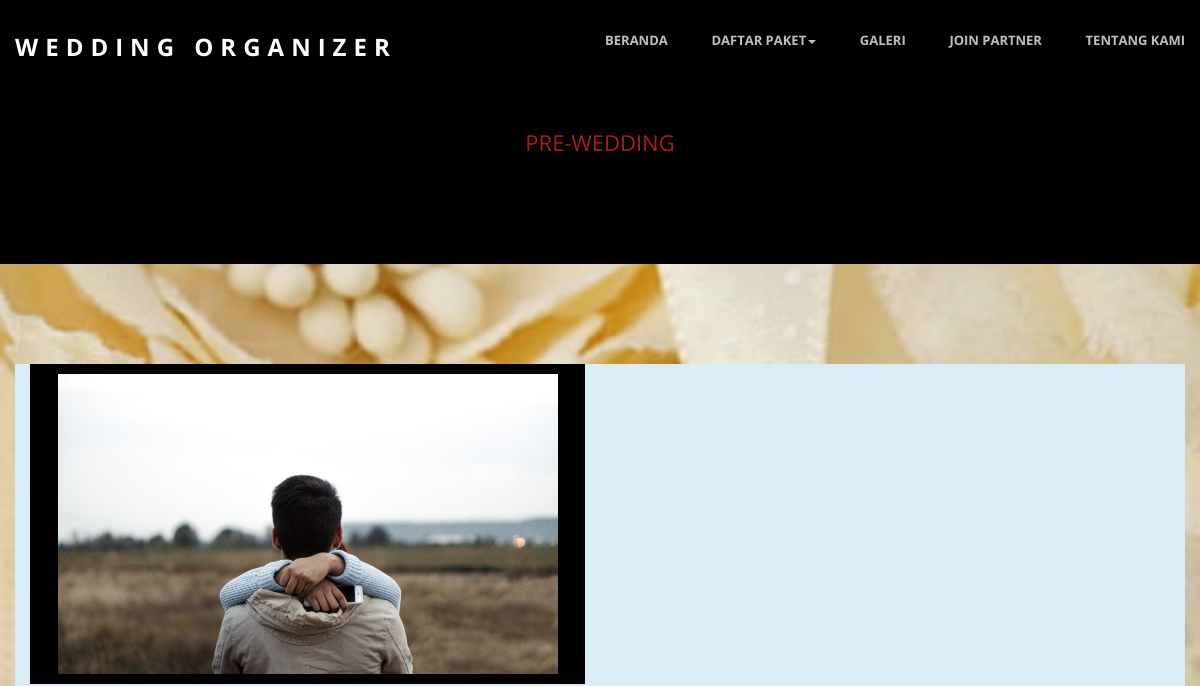
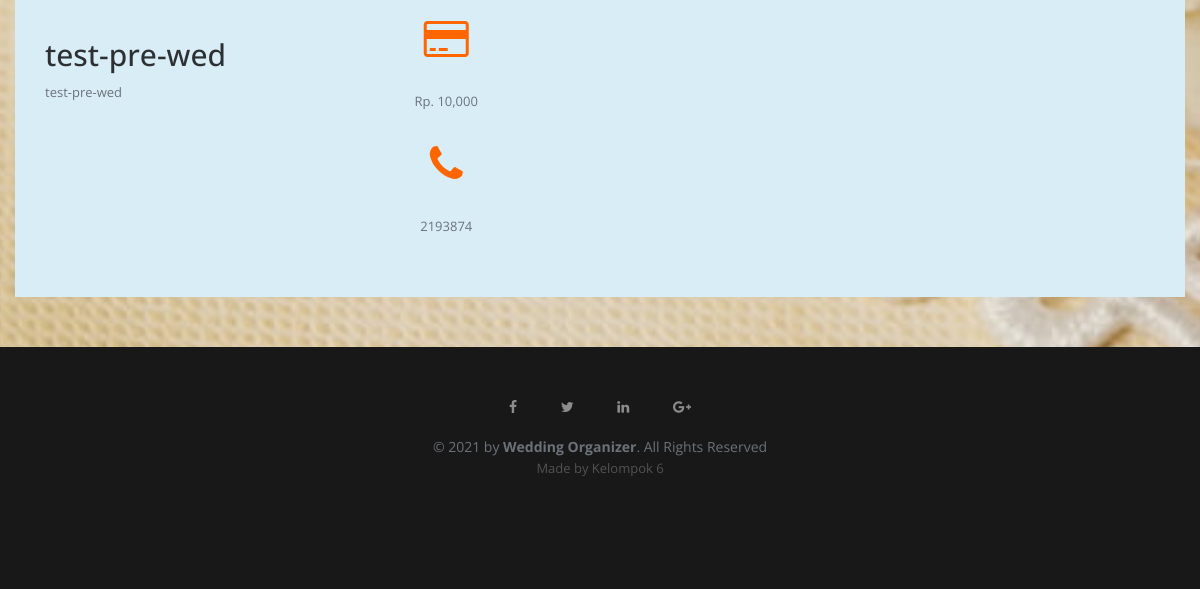
The page /wedding.php on the database as committed earlier (2 pictures, top to bottom).
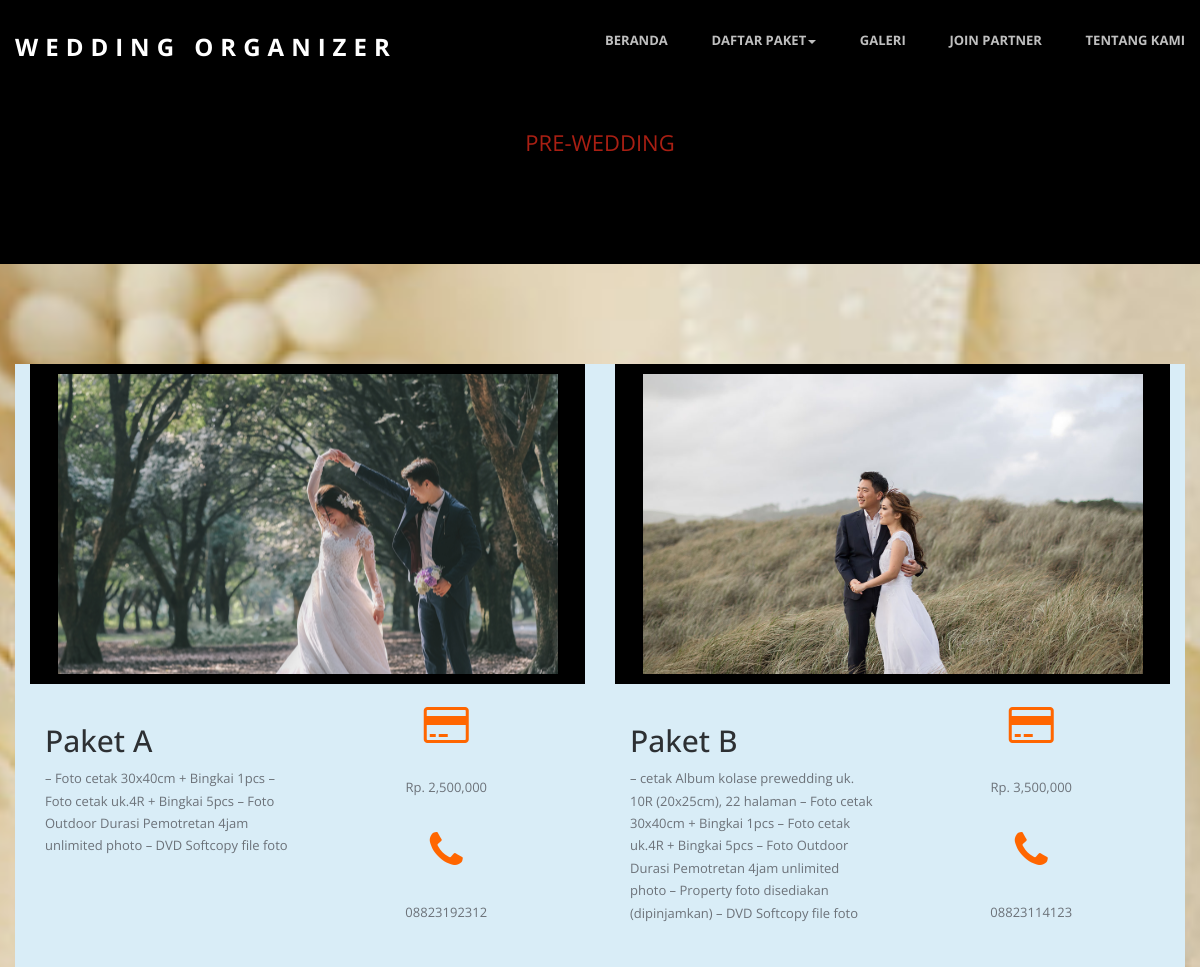
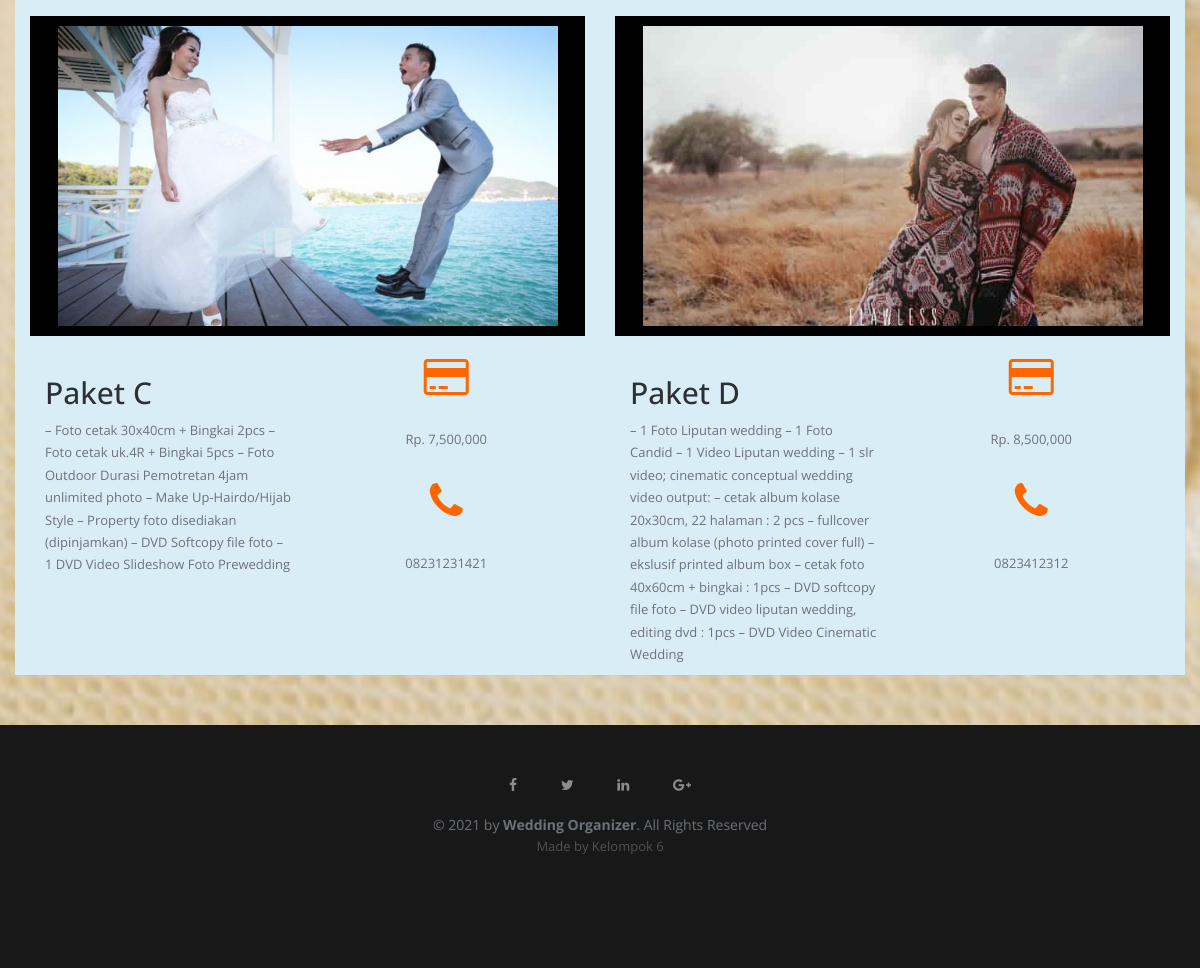
The same page on the database as committed later (2 pictures, top to bottom).
### tables this page shows
CREATE TABLE `wedding` (
  `id_wed` int(3) NOT NULL,
  `nama_wed` varchar(50) NOT NULL,
  `harga_wed` varchar(15) NOT NULL,
  `telp_wed` varchar(12) NOT NULL,
  `keterangan_wed` text NOT NULL,
  `foto_wed` text NOT NULL
);

### wedding.php (the view, shortened to what this page needs)
<?php
require_once "core/init.php";
require_once "view/header.php";
?>
<section id="intro" class="section intro">
	<div class="container">
		<div class="col-md-8 col-md-offset-2 text-center">
			<br>
			<h6>PRE-WEDDING</h6>
		</div>
	</div>
</section>
<section id="services" class="services service-section">
	<div class="container">
		<div class="row bg-info">
			<?php $ambil = mysqli_query($link, "SELECT * FROM wedding"); ?>
			<?php while ($perwedding = mysqli_fetch_assoc($ambil)) { ?>
				<div class="col-md-6">
					<section id="testimonials" class="section testimonials no-padding">
						<div class="container-fluid">
							<div class="row no-gutter">
								<div class="flexslider">
									<ul>
										<li>
											<img src="images/<?= $perwedding['foto_wed'] ?>">
										</li>
									</ul>
								</div>
							</div>
						</div>
					</section><br>
					<div class="col-md-6">
						<h2><?= $perwedding['nama_wed']; ?></h2>
						<p><?= $perwedding['keterangan_wed']; ?></p>
					</div>
					<div class="col-md-6 col-sm-6 services text-center">
						<span class="fa fa-credit-card fa-3x" style="color:#F60"></span>
						<div class="services-content">
							<p>Rp. <?= number_format($perwedding['harga_wed']); ?></p>
						</div><br>
						<span class="fa fa-phone fa-3x" style="color:#F60"></span>
						<div class="services-content">
							<p><?= $perwedding['telp_wed']; ?></p>
						</div>
					</div>
				</div>
			<?php } ?>
		</div>
	</div>
</section>
<?php require_once "view/footer.php" ?>

Rows that differ between the two databases and show on the page:
removed wedding: foto_wed (picture), nama_wed "test-pre-wed", keterangan_wed "test-pre-wed", harga_wed "10,000", telp_wed "2193874"
added wedding: foto_wed (picture), nama_wed "Paket A", keterangan_wed "– Foto cetak 30x40cm + Bingkai 1pcs – Foto cetak uk.4R + Bingkai 5pcs – Foto Outdoor Durasi Pemotretan 4jam unlimited photo – DVD Softcopy file foto", harga_wed "2,500,000", telp_wed "08823192312"
added wedding: foto_wed (picture), nama_wed "Paket B", keterangan_wed "– cetak Album kolase prewedding uk. 10R (20x25cm), 22 halaman – Foto cetak 30x40cm + Bingkai 1pcs – Foto cetak uk.4R + Bingkai 5pcs – Foto Outdoor Durasi Pemotretan 4jam unlimited photo – Property foto disediakan (dipinjamkan) – DVD Softcopy file foto", harga_wed "3,500,000", telp_wed "08823114123"
added wedding: foto_wed (picture), nama_wed "Paket C", keterangan_wed "– Foto cetak 30x40cm + Bingkai 2pcs – Foto cetak uk.4R + Bingkai 5pcs – Foto Outdoor Durasi Pemotretan 4jam unlimited photo – Make Up-Hairdo/Hijab Style – Property foto disediakan (dipinjamkan) – DVD Softcopy file foto – 1 DVD Video Slideshow Foto Prewedding", harga_wed "7,500,000", telp_wed "08231231421"
added wedding: foto_wed (picture), nama_wed "Paket D", keterangan_wed "– 1 Foto Liputan wedding – 1 Foto Candid – 1 Video Liputan wedding – 1 slr video; cinematic conceptual wedding video output: – cetak album kolase 20x30cm, 22 halaman : 2 pcs – fullcover album kolase (photo printed cover full) – ekslusif printed album box – cetak foto 40x60cm + bingkai : 1pcs – DVD softcopy file foto – DVD video liputan wedding, editing dvd : 1pcs – DVD Video Cinematic Wedding", harga_wed "8,500,000", telp_wed "0823412312"
